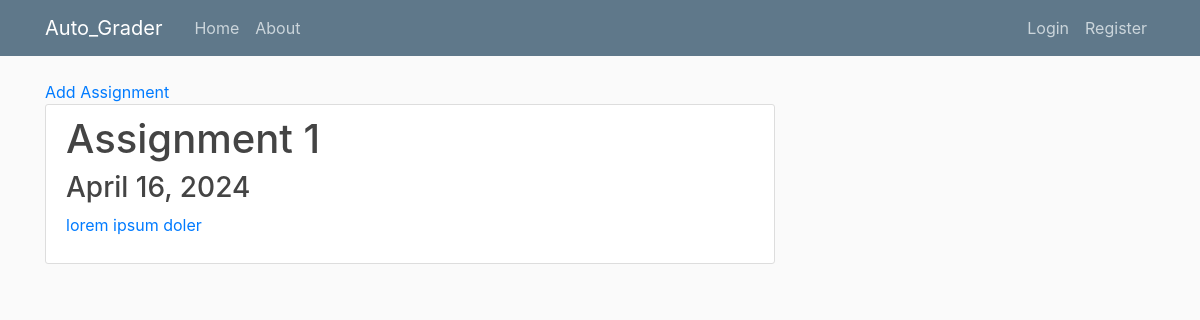
Screenshot of /tas/course/TT101 with the database file from the repository.
### assignment/models.py (models this page shows, shortened)
class Assignment(models.Model):
    course = models.ForeignKey(Course, on_delete=models.CASCADE)
    title = models.CharField(max_length=200)
    description = models.TextField()
    due_date = models.DateField()

### tas/views.py (the view)
# urls.py: path('course/<course_code>', views.course, name='course'),
def course(req, course_code):
    name = req.user.username
    course = Course.objects.get(code=course_code)
    assignments = Assignment.objects.filter(course=course)
    return render(req, "tas/course.html" , { 'assignments' : assignments , 'name' : name , 'course' : course_code })

### tas/templates/tas/course.html (shortened to what this page needs)
{% extends "tas/base.html" %}
{% block content %}
<div>
    <a href="{% url "addassignment" course %}">Add Assignment</a>
    <div class="assignments">
        {% for ass in assignments %}
        <a href="{% url "submissions" course ass.pk %}">
            <div class="ass content-section" id="ass{{ ass.pk }}">
                <h1> {{ass.title}} </h1>
                <h3> {{ass.due_date}} </h3>
                <p> {{ass.description}} </p>
            </div>
        </a>
            {% endfor %}
    </div>
</div>
{% endblock content %}

### assignment/static/assignment/main.css (style rules this page uses)
body { background: #fafafa; color: #333333; margin-top: 5rem; }
h1, h2, h3, h4, h5, h6 { color: #444444; }
.content-section { background: #ffffff; padding: 10px 20px; border: 1px solid #dddddd; border-radius: 3px; margin-bottom: 20px; }

### rows the page displays
Assignment: title "Assignment 1", due_date "April 16, 2024", description "lorem ipsum doler"
